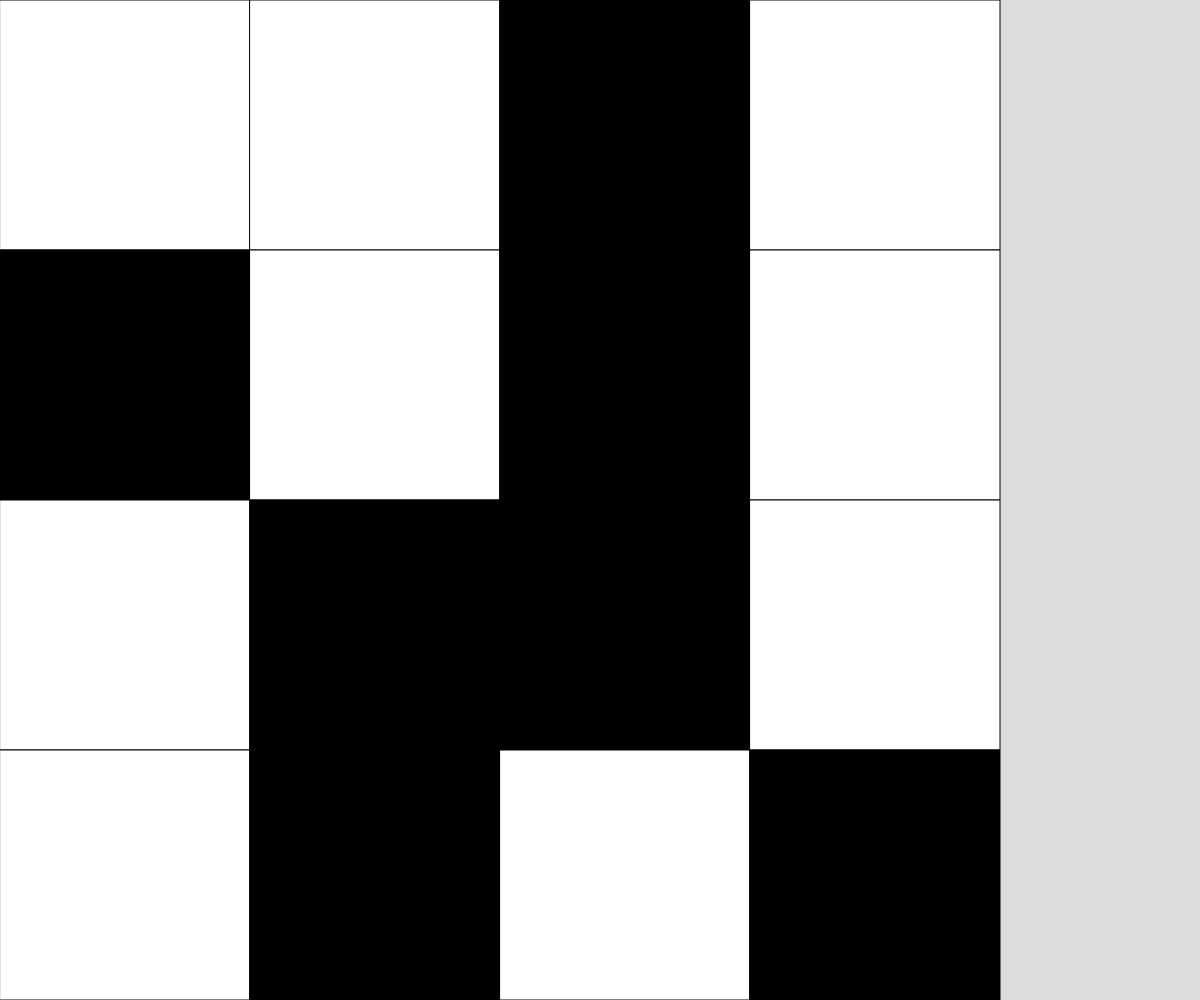
Frame 1 (no input)
Frame 60 (no input): identical to frame 1, image omitted
Frame 120 (the mouse pressed at the canvas centre since frame 60): identical to frame 1, image omitted

The p5.js sketch that drew this single still picture (run headless with seeded random() and noise() and a simulated clock; from frame 60 on, the mouse is pressed at the canvas centre):

// p5.js sketch
// ── sketch.js
// Grid Demo
//learning 2d arrays

let theGrid = [[0, 0, 1, 0],
  [1, 0, 1, 0],
  [0, 1, 1, 0],
  [0, 1, 0, 1]];
const SQUARE_DIMENSIONS = theGrid.length;

let cellSize;

function setup() {
  createCanvas(windowWidth, windowHeight);
  if (width < height) {
    cellSize = width / SQUARE_DIMENSIONS;
  }
  else {
    cellSize = height / SQUARE_DIMENSIONS;
  }
}

function draw() {
  background(220);
  showGrid();
}

function mousePressed() {
  let x = Math.floor(mouseX/cellSize);
  let y = Math.floor(mouseY/cellSize);

  console.log(x, y);
}

function toggleCell() {
  if (theGrid[y][x] === 1) {
    theGrid[y][x] = 0;
  }
  else if (theGrid[y][x] === 0) {
    theGrid[y][x] = 1;
  }
}

function showGrid() {
  for (let y = 0; y < SQUARE_DIMENSIONS; y++) {
    for (let x = 0; x < SQUARE_DIMENSIONS; x++) {
      if (theGrid[y][x] === 1) {
        fill("black");
      }
      if (theGrid[y][x] === 0) {
        fill("white");
      }
      square(x * cellSize, y * cellSize, cellSize);
    }
  }
}
